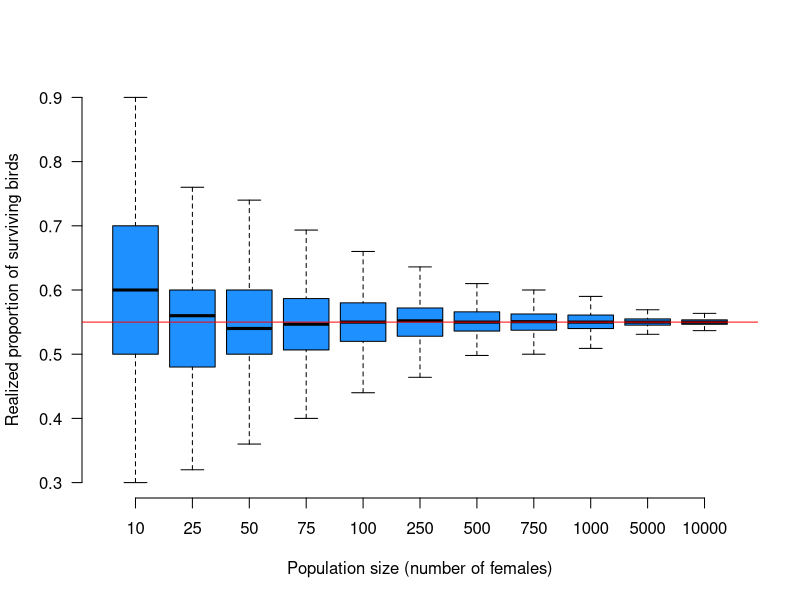
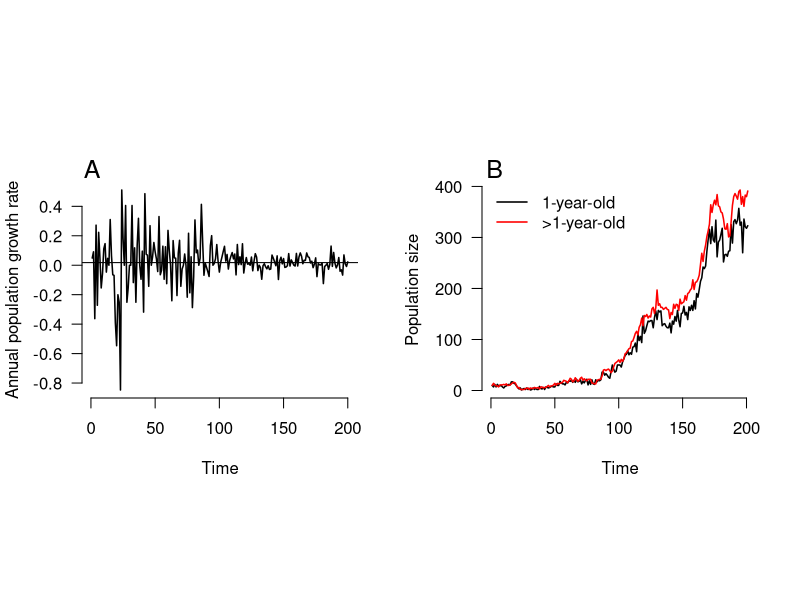

Write the R code that produced these figures, in order. (Note: a time limit stopped this script after it produced the figures.)
# Schaub & Kéry (2022) Integrated Population Models
# Chapter 3 : Introduction to stage-structured population models
# ----------------------------------------------------

# Run time approx. 3 mins

# 3.3 Classical analysis of a matrix population model
# ===================================================

# 3.3.4 Analysis of a matrix population model with demographic stochasticity
# --------------------------------------------------------------------------

rbinom(n=1, size=10, prob=0.55)
# [1] 4

rbinom(n=20, size=10, prob=0.55)
# [1] 4 6 7 6 7 4 4 7 9 3 5 5 6 6 1 6 2 6 1 6

size <- c(10, 25, 50, 75, 100, 250, 500, 750, 1000, 5000, 10000)
s <- matrix(NA, nrow=1000, ncol=length(size))
for (i in 1:length(size)){
  s[,i] <- rbinom(n=1000, size=size[i], prob=0.55) / size[i]
}
boxplot(s, ylab="Realized proportion of surviving birds",
    xlab="Population size (number of females)", names=size, outline=FALSE,
    col="dodgerblue", las=1, frame=FALSE)
abline(h=0.55, col="red", lwd=1)

# Define mean of the demographic parameters
mean.sj <- 0.3
mean.sa <- 0.55
mean.f1 <- 1.3
mean.fa <- 1.8

# Define the number of years over which we let the population evolve
T <- 200

# Define population matrix and initial stage-specific population sizes
N <- matrix(NA, nrow=2, ncol=T+1)
N[,1] <- c(10, 10)

# Project population
r <- numeric(T)
for (t in 1:T){
  N[1,t+1] <- rpois(1, mean.sj * mean.f1 * N[1,t] + mean.sj * mean.fa * N[2,t])
  N[2,t+1] <- rbinom(1, sum(N[,t]), mean.sa)
  if (sum(N[,t+1]) == 0) break                                # Stop calculation if pop. extinct
  r[t] <- log(sum(N[,t+1])) - log(sum(N[,t]))
}

mean(r)                                                       # Compute stochastic growth rate
# [1] 0.02552

# Plot graphs with estimated population growth rates and size
op <- par("mfrow", "cex")
layout(matrix(1:2, 1, 2, byrow=TRUE), widths=c(1, 1), heights=1, TRUE)
plot(r, type="l", lwd=1.5, ylab="Annual population growth rate", xlab="Time", axes=FALSE)
axis(1)
axis(2, las=1)
abline(h=mean(r))
mtext("A", at=1, cex=1.5)
plot(N[1,], type="l", lwd=1.5, ylab="Population size", xlab="Time", axes=FALSE,
    ylim=range(N, na.rm=TRUE))
axis(1)
axis(2, las=1)
mtext("B", at=3, cex=1.5)
lines(N[2,], lwd=1.5, col="red")
legend("topleft", lwd=c(1.5, 1.5), col=c("black", "red"), legend=c("1-year-old", ">1-year-old"), bty="n")
par(op)

# Define mean of the demographic parameters
mean.sj <- 0.3
mean.sa <- 0.55
mean.f1 <- 1.3
mean.fa <- 1.8

# Define the number of years with predictions and the Monte Carlo setting
T <- 200
nsim <- 100000

# Define population matrix and initial stage-specific population sizes
N <- array(NA, dim=c(2, T+1, nsim))
N[,1,] <- c(10, 10)
r <- matrix(NA, nrow=T, ncol=nsim)
alive <- matrix(NA, nrow=T, ncol=nsim)
mean.r <- numeric(nsim)

# Project population
for (s in 1:nsim){
  if(s %% 1000 == 0) {cat(paste("*** Simrep", s, "***\n")) } # Counter
  for (t in 1:T){
    N[1,t+1,s] <- rpois(1, mean.sj * mean.f1 * N[1,t,s] + mean.sj * mean.fa * N[2,t,s])
    N[2,t+1,s] <- rbinom(1, sum(N[,t,s]), mean.sa)
    if (sum(N[,t+1,s]) == 0) break
    r[t,s] <- log(sum(N[,t+1,s])) - log(sum(N[,t,s]))
    alive[t,s] <- t
  } #t
  mean.r[s] <- mean(r[min(alive[,s], na.rm=TRUE):max(alive[,s], na.rm=TRUE),s])
} #s

# Mean and SD of the population growth rate
mean(mean.r)
# [1] -0.009097617
sd(mean.r)
# [1] 0.05689681

# Mean and SD of the population growth rate for populations that did not go extinct
not.extinct <- which(!is.na(alive[T,]))
mean(mean.r[not.extinct])
# [1] 0.01966304
sd(mean.r[not.extinct])
# [1] 0.006095664

# Extinction probability (after T years)
sum(is.na(alive[T,])) / nsim
# [1] 0.28917

# Plot graph with population growth rates (Fig. 3.14 and 3.15)
op <- par(mar=c(4, 4, 2, 1), las=1, cex=1.1, "mfrow")
layout(matrix(c(1, 1, 2, 3), 2, 2, byrow=TRUE), widths=c(1, 1), heights=c(1, 1), TRUE)
# par(mar=c(4, 4, 2, 1), las=1, cex=1.1)
plot(r[,1], type="l", lwd=0.5, ylab="Annual population growth rate", xlab="Time",
    ylim=range(r[which(!is.na(alive))]), col="lightgrey", axes=FALSE)
axis(1); axis(2)
for (s in 2:nsim){
  lines(r[!is.na(alive[,s]),s], lwd=0.5, col="lightgrey")
}
lines(apply(r, 1, mean, na.rm=TRUE), lwd=1.5)
mtext("A", at=0, cex=1.5)
a <- hist(mean.r, nclass=100, col="dodgerblue", main="", xlab="Population growth rate",
    xlim=c(-0.5, 0.1), axes=FALSE)
axis(1)
axis(2, at=c(0, 10000, 20000, 30000, 40000), labels=c(0, 10, 20, 30, 40))
mtext("B", at=a$mids[26], cex=1.5)
a <- hist(mean.r[not.extinct], nclass=25, col="dodgerblue", main="",
    xlab="Population growth rate", axes=FALSE)
axis(1)
axis(2, at=c(0, 2000, 4000, 6000, 8000, 10000), labels=c(0, 2, 4, 6, 8, 10))
mtext("C", at=a$mids[1], cex=1.5)
par(op)
